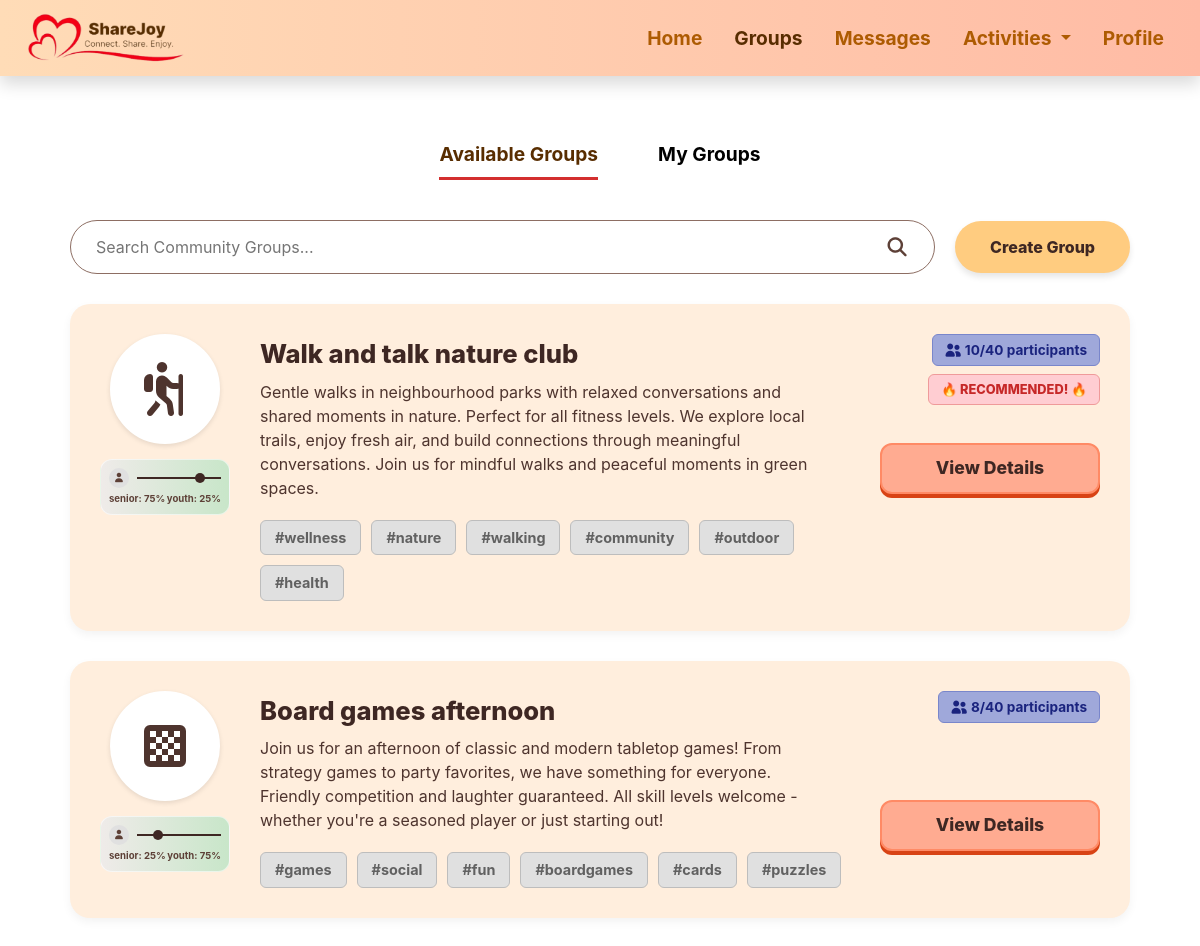
/groups (signed in), run on the app's committed database.
### groups.py (models this page shows, shortened)
class Group(db.Model):
    id = db.Column(db.Integer, primary_key=True)
    name = db.Column(db.String(100), nullable=False)
    description = db.Column(db.Text, nullable=True)
    category = db.Column(db.String(50), nullable=True)
    image_url = db.Column(db.String(200), default="default_group.jpg")
    tags = db.Column(db.String(200))
    current_participants = db.Column(db.Integer, default=0)
    max_participants = db.Column(db.Integer, default=40)
    youth_percentage = db.Column(db.Integer, default=50)
    buddy_system_enabled = db.Column(db.Boolean, default=True)
    privacy = db.Column(db.String(20), default="Public")  # Public or Private
    owner = db.Column(db.String(100), nullable=True)  # Username of the creator
    is_demo = db.Column(db.Boolean, default=False)
    created_at = db.Column(db.DateTime, default=datetime.utcnow)
    def get_tags_list(self):
        return self.tags.split(',') if self.tags else []
    def get_demo_group_key(self):
        if not self.is_demo:
            return None
        normalized_name = " ".join((self.name or "").lower().split())
        if "board" in normalized_name and "game" in normalized_name and "afternoon" in normalized_name:
            return "board_games_afternoon"
        if "walk" in normalized_name and "talk" in normalized_name and "nature" in normalized_name:
            return "walk_talk_nature_club"
        return None
    def get_demo_base_youth_percentage(self):
        base_youth_by_demo_group = {
            "board_games_afternoon": 75,    # 25% senior, 75% youth
            "walk_talk_nature_club": 25,    # 75% senior, 25% youth
        }
        demo_group_key = self.get_demo_group_key()
        if not demo_group_key:
            return None
        return base_youth_by_demo_group.get(demo_group_key)
    def calculate_youth_percentage(self):
        from users import User
        if self.is_demo:
            base_youth_percentage = self.get_demo_base_youth_percentage()
            if base_youth_percentage is None:
                return self.youth_percentage
            from flask import has_request_context, session
            if not has_request_context():
                return base_youth_percentage
            current_user_name = session.get('user_name', None)
            if not current_user_name:
                return base_youth_percentage
            member = GroupMember.query.filter_by(
                group_id=self.id,
                user_name=current_user_name
            ).first()
            if not member:
                return base_youth_percentage

### app.py (the view)
@app.route("/groups")
@login_required
def groups():
    from seed_demo_data import check_and_seed_demo_groups
    check_and_seed_demo_groups()
    current_user = session.get('user_name', 'User')
    current_user_obj = User.query.filter_by(full_name=current_user).first()
    current_user_age_category = current_user_obj.age_category if current_user_obj else ""
    all_groups = Group.query.order_by(Group.created_at.asc()).all()
    for group in all_groups:
        group.youth_percentage = group.calculate_youth_percentage()
    my_group_ids = [m.group_id for m in GroupMember.query.filter_by(user_name=current_user).all()]
    available_groups = [g for g in all_groups if g.id not in my_group_ids]
    my_groups = [g for g in all_groups if g.id in my_group_ids]
    recommended_group_id = next(
        (group.id for group in available_groups if is_recommended_demo_group_for_user(group, current_user_age_category)),
        None
    )
    if recommended_group_id is not None:
        available_groups.sort(
            key=lambda group: (
                0 if group.id == recommended_group_id else 1,
                group.created_at
            )
        )
    return render_template(
        "groups.html",
        title="Community Groups",
        available_groups=available_groups,
        my_groups=my_groups,
        recommended_group_id=recommended_group_id
    )

### app.py (called while the page is built)
def login_required(f):
    @wraps(f)
    def decorated_function(*args, **kwargs):
        user = get_current_user()
        if not user:
            session.clear()  # clear stale session
            flash('Please log in to access this page.', 'error')
            return redirect(url_for('loginpage'))
        return f(*args, **kwargs)
    return decorated_function

def get_current_user():
    user_id = session.get('user_id')
    if user_id:
        user = db.session.get(User, user_id)
        if user:
            return user
    return None

def is_recommended_demo_group_for_user(group, user_age_category):
    if not group.is_demo:
        return False
    demo_group_key = group.get_demo_group_key()
    normalized_age = (user_age_category or "").strip().lower()
    if normalized_age.startswith("senior"):
        return demo_group_key == "board_games_afternoon"
    if normalized_age.startswith("youth"):
        return demo_group_key == "walk_talk_nature_club"
    return False

### templates/groups.html (shortened to what this page needs)
{% extends "base.html" %}
{% block extra_css %}
<link rel="stylesheet" href="{{ url_for('static', filename='css/groups.css') }}">
{% endblock %}
{% block content %}
<div class="tabs-section">
    <a href="#" class="tab-item active" data-tab="available">Available Groups</a>
    <a href="#" class="tab-item" data-tab="my">My Groups</a>
</div>
<div class="groups-top-bar">
    <div class="search-box-wrapper">
        <input type="text" class="search-input" placeholder="Search Community Groups..." id="searchInput">
        <button class="search-icon-btn">
            <i class="fa-solid fa-magnifying-glass"></i>
        </button>
    </div>
    <a href="{{ url_for('create_group') }}" class="btn-create-group">
        Create Group
    </a>
</div>
<div class="groups-container" id="available-groups-container">
    {% if available_groups %}
        {% for group in available_groups %}
        <div class="group-card">
            <div class="card-left">
                <div class="avatar-circle">
                    {% if group.image_url and group.image_url != 'default_group.jpg' %}
                        <img src="{{ url_for('static', filename='images/' + group.image_url) }}" alt="{{ group.name }}">
                    {% else %}
                        {% if 'board' in group.name.lower() %}
                            <i class="fa-solid fa-chess-board"></i>
                        {% elif 'walk' in group.name.lower() or 'nature' in group.name.lower() %}
                            <i class="fa-solid fa-person-hiking"></i>
                        {% else %}
                            <i class="fa-solid fa-users"></i>
                        {% endif %}
                    {% endif %}
                </div>
                <div class="ratio-box">
                    <div class="ratio-row">
                        <div class="ratio-icon-circle">
                            <i class="fa-solid fa-user"></i>
                        </div>
                        <div class="ratio-track">
                            <div class="ratio-dot" style="left: {{ 100 - group.youth_percentage }}%;"></div>
                        </div>
                    </div>
                    <div class="ratio-labels">
                        <span>senior: {{ 100 - group.youth_percentage }}%</span>
                        <span>Youth: {{ group.youth_percentage }}%</span>
                    </div>
                </div>
            </div>
            <div class="card-middle">
                <h3 class="card-title">{{ group.name }}</h3>
                <p class="card-description">{{ group.description }}</p>
                <div class="card-tags">
                    {% for tag in group.get_tags_list() %}
                    <span class="tag-box">#{{ tag }}</span>
                    {% endfor %}
                </div>
            </div>
            <div class="card-right">
                <div class="badges-stack">
                    <span class="badge-participants">
                        <i class="fa-solid fa-user-group"></i> {{ group.current_participants }}/{{ group.max_participants }} participants
                    </span>
                    {% if recommended_group_id and group.id == recommended_group_id %}
                    <span class="badge-recommended">&#128293; RECOMMENDED! &#128293;</span>
                    {% endif %}
                </div>
                <a href="{{ url_for('group_about', group_id=group.id) }}" class="btn-view-details">
                    View Details
                </a>
            </div>
        </div>
        {% endfor %}
    {% else %}
        <div class="empty-state">
            <h3>No available groups.</h3>
            <p>All groups have been joined!</p>
        </div>
    {% endif %}
</div>
{% endblock %}

### static/css/navbar.css (style rules this page uses)
.active, .nav-link:hover, .dropdown-item:hover { color: #582D00 !important; background-color: transparent !important; }

### static/css/base.css (style rules this page uses)
body { padding-bottom: 2rem;; }
body, input, textarea, .form-label, .formL { color: #582D00 !important; }

### static/css/groups.css (style rules this page uses)
body { background-color: white; font-family: -apple-system, BlinkMacSystemFont, "Segoe UI", Roboto, Helvetica, Arial, sans-serif; }
.tabs-section { display: flex; justify-content: center; gap: 60px; margin-bottom: 40px; padding-top: 40px; }
.tab-item { text-decoration: none; color: #000; font-weight: 700; font-size: 1.2rem; padding-bottom: 8px; border-bottom: 3px solid transparent; transition: all 0.3s; }
.tab-item.active { border-bottom: 3px solid #D32F2F; }
.groups-top-bar { max-width: 1100px; margin: 0 auto 30px; padding: 0 20px; display: flex; align-items: center; gap: 20px; }
.search-box-wrapper { flex-grow: 1; position: relative; }
.search-input { width: 100%; padding: 14px 50px 14px 25px; border: 1px solid #8D6E63; border-radius: 50px; font-size: 1rem; background: #FFFFFF; outline: none; }
.search-icon-btn { position: absolute; right: 20px; top: 50%; transform: translateY(-50%); background: none; border: none; font-size: 1.2rem; color: #5D4037; cursor: pointer; }
.btn-create-group { background-color: #FFCC80; color: #3E2723; font-weight: 800; font-size: 1rem; padding: 14px 35px; border-radius: 50px; text-decoration: none; border: none; box-shadow: 0 4px 6px rgba(0,0,0,0.1); transition: all 0.2s; white-space: nowrap; display: flex; align-items: center; justify-content: center; }
.groups-container { max-width: 1100px; margin: 0 auto; padding: 0 20px 60px; }
.group-card { background-color: #FFEEDD; border-radius: 20px; padding: 30px; margin-bottom: 30px; display: flex; align-items: flex-start; gap: 30px; box-shadow: 0 4px 10px rgba(0,0,0,0.05); }
.card-left { width: 130px; flex-shrink: 0; display: flex; flex-direction: column; align-items: center; gap: 15px; }
.avatar-circle { width: 110px; height: 110px; border-radius: 50%; background-color: white; border: 3px solid white; display: flex; align-items: center; justify-content: center; font-size: 3rem; color: #4E342E; box-shadow: 0 2px 5px rgba(0,0,0,0.1); overflow: hidden; }
.ratio-box { width: 100%; background: linear-gradient(to right, #EFEBE9, #C8E6C9); padding: 8px; border-radius: 12px; border: 1px solid rgba(255,255,255,0.6); }
.ratio-row { display: flex; align-items: center; gap: 8px; margin-bottom: 4px; }
.ratio-icon-circle { width: 20px; height: 20px; background: #E0E0E0; border-radius: 50%; display: flex; align-items: center; justify-content: center; font-size: 0.6rem; color: #5D4037; }
.ratio-track { flex-grow: 1; height: 2px; background: #3E2723; position: relative; }
.ratio-dot { width: 10px; height: 10px; background: #3E2723; border-radius: 50%; position: absolute; top: 50%; transform: translate(-50%, -50%); }
.ratio-labels { display: flex; justify-content: space-between; font-size: 0.6rem; font-weight: 700; color: #5D4037; text-transform: lowercase; }
.card-middle { flex-grow: 1; padding-top: 5px; }
.card-title { font-size: 1.6rem; font-weight: 800; color: #3E2723; margin: 0 0 10px 0; }
.card-description { font-size: 1rem; color: #4E342E; line-height: 1.5; margin-bottom: 20px; max-width: 95%; }
.card-tags { display: flex; gap: 10px; flex-wrap: wrap; }
.tag-box { background-color: #E0E0E0; border: 1px solid #BDBDBD; color: #616161; padding: 6px 14px; border-radius: 6px; font-size: 0.9rem; font-weight: 700; }
.card-right { width: 220px; flex-shrink: 0; display: flex; flex-direction: column; justify-content: space-between; align-items: flex-end; min-height: 160px; }
.badges-stack { display: flex; flex-direction: column; align-items: flex-end; gap: 8px; }
.badge-participants { background-color: #9FA8DA; color: #1A237E; border: 1px solid #7986CB; padding: 5px 12px; border-radius: 6px; font-weight: 700; font-size: 0.85rem; white-space: nowrap; }
.badge-recommended { background-color: #FFCDD2; color: #C62828; border: 1px solid #EF9A9A; padding: 5px 12px; border-radius: 6px; font-weight: 800; font-size: 0.8rem; text-transform: uppercase; white-space: nowrap; }
.btn-view-details { background-color: #FFAB91; border: 2px solid #FF8A65; color: #3E2723; font-weight: 800; font-size: 1.1rem; padding: 10px 0; width: 100%; border-radius: 12px; cursor: pointer; box-shadow: 0 4px 0 #D84315; transition: transform 0.1s; text-decoration: none; display: block; text-align: center; }

### data on the page
Group: 100-group.youth_percentage "75", youth_percentage "25", name "Walk and talk nature club", description "Gentle walks in neighbourhood parks with relaxed conversations and shared moments in nature. Perfect for all fitness levels. We explore local trails, enjoy fresh air, and build connections through meaningful conversations. Join us for mindful walks and peaceful moments in green spaces.", get_tags_list "wellness" "nature" "walking" "community" "outdoor" "health", current_participants "10", max_participants "40", shows "🔥 RECOMMENDED! 🔥"
Group: 100-group.youth_percentage "25", youth_percentage "75", name "Board games afternoon", description "Join us for an afternoon of classic and modern tabletop games! From strategy games to party favorites, we have something for everyone. Friendly competition and laughter guaranteed. All skill levels welcome - whether you're a seasoned player or just starting out!", get_tags_list "games" "social" "fun" "boardgames" "cards" "puzzles", current_participants "8", max_participants "40"
